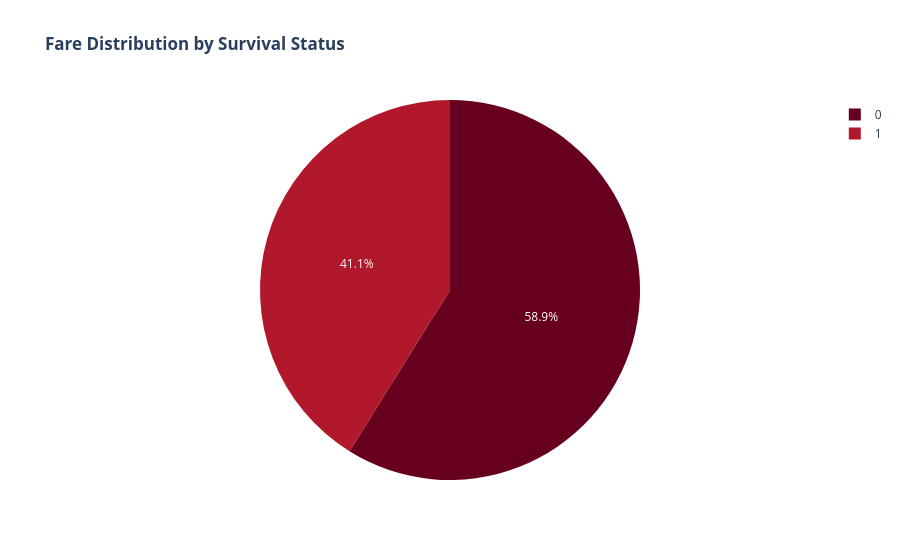

Notebook code cell kept with this figure:
### Code cell
fig = px.pie(df, names="Survived", title="<b>Fare Distribution by Survival Status</b>", color_discrete_sequence=px.colors.sequential.RdBu)
fig.show()

### Figure 1 — Plotly figure (JSON) as saved in the notebook; plotly's stock layout.template omitted (floating-point values rounded to 4 significant figures; data arrays with more than 128 entries replaced by an {"elided": "..."} marker saying what was removed)
{"data": [{"domain": {"x": [0, 1], "y": [0, 1]}, "hovertemplate": "Survived=%{label}<extra></extra>", "labels": {"elided": "778 int values"}, "legendgroup": "", "name": "", "showlegend": true, "type": "pie"}], "layout": {"legend": {"tracegroupgap": 0}, "piecolorway": ["rgb(103,0,31)", "rgb(178,24,43)", "rgb(214,96,77)", "rgb(244,165,130)", "rgb(253,219,199)", "rgb(247,247,247)", "rgb(209,229,240)", "rgb(146,197,222)", "rgb(67,147,195)", "rgb(33,102,172)", "rgb(5,48,97)"], "title": {"text": "<b>Fare Distribution by Survival Status</b>"}}}
